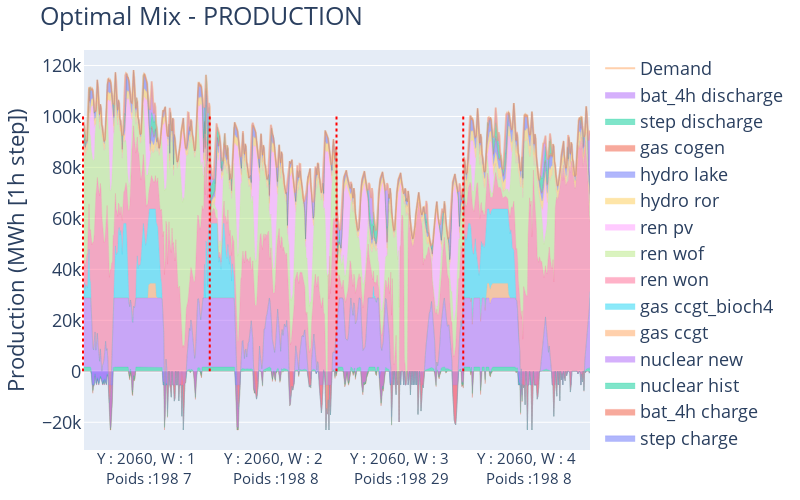
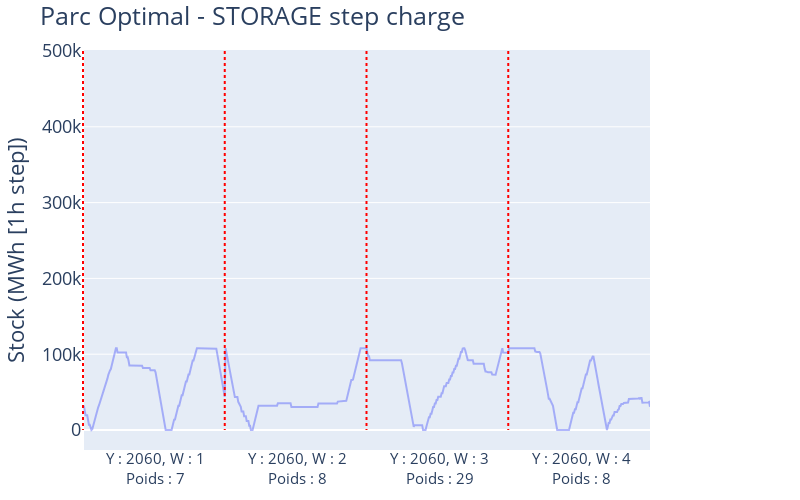
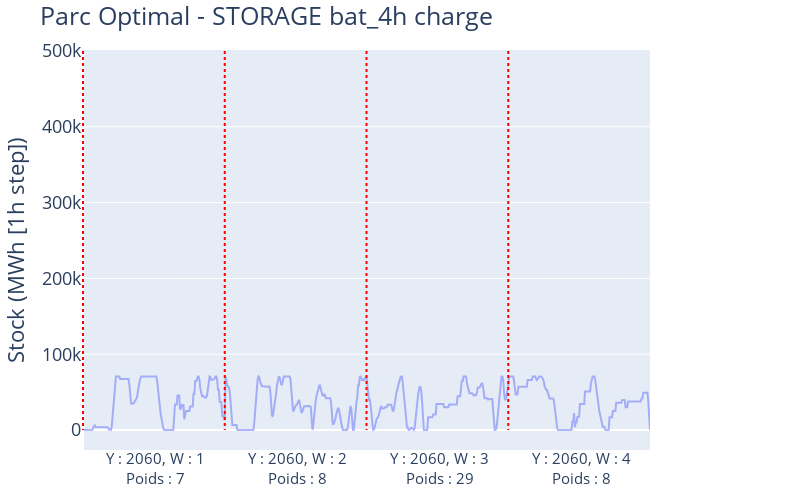
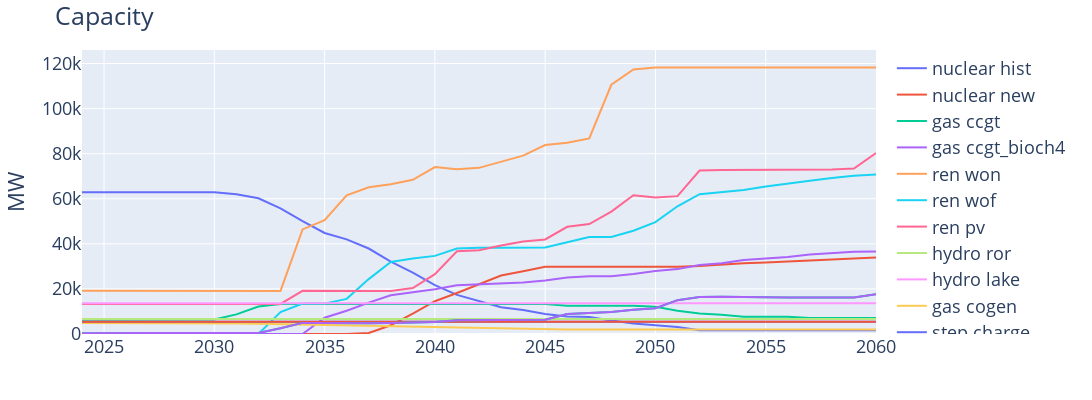

Notebook code cell kept with these figures, in order:
### Markdown cell above
# ==== 23. Plot Results ====
# Use legacy plotting module to generate HTML plots for production, stock, capacity, mix, and inv/dec/capa.

### Code cell
# Plot output figures
%run -i ../../src/func/plot_output.py
print('Result plots generated and saved to out/', name_simulation)

### Figure 1 — Plotly figure (JSON) as saved in the notebook; plotly's stock layout.template omitted (floating-point values rounded to 4 significant figures; data arrays with more than 128 entries replaced by an {"elided": "..."} marker saying what was removed)
{"data": [{"line": {"width": 0.2}, "name": "step charge", "stackgroup": "one", "type": "scatter", "x": {"elided": "672 int values"}, "y": {"elided": "672 float values"}}, {"line": {"width": 0.2}, "name": "bat_4h charge", "stackgroup": "one", "type": "scatter", "x": {"elided": "672 int values"}, "y": {"elided": "672 float values"}}, {"line": {"width": 0.2}, "name": "nuclear hist", "stackgroup": "one", "type": "scatter", "x": {"elided": "672 int values"}, "y": {"elided": "672 float values"}}, {"line": {"width": 0.2}, "name": "nuclear new", "stackgroup": "one", "type": "scatter", "x": {"elided": "672 int values"}, "y": {"elided": "672 float values"}}, {"line": {"width": 0.2}, "name": "gas ccgt", "stackgroup": "one", "type": "scatter", "x": {"elided": "672 int values"}, "y": {"elided": "672 float values"}}, {"line": {"width": 0.2}, "name": "gas ccgt_bioch4", "stackgroup": "one", "type": "scatter", "x": {"elided": "672 int values"}, "y": {"elided": "672 float values"}}, {"line": {"width": 0.2}, "name": "ren won", "stackgroup": "one", "type": "scatter", "x": {"elided": "672 int values"}, "y": {"elided": "672 float values"}}, {"line": {"width": 0.2}, "name": "ren wof", "stackgroup": "one", "type": "scatter", "x": {"elided": "672 int values"}, "y": {"elided": "672 float values"}}, {"line": {"width": 0.2}, "name": "ren pv", "stackgroup": "one", "type": "scatter", "x": {"elided": "672 int values"}, "y": {"elided": "672 float values"}}, {"line": {"width": 0.2}, "name": "hydro ror", "stackgroup": "one", "type": "scatter", "x": {"elided": "672 int values"}, "y": {"elided": "672 float values"}}, {"line": {"width": 0.2}, "name": "hydro lake", "stackgroup": "one", "type": "scatter", "x": {"elided": "672 int values"}, "y": {"elided": "672 float values"}}, {"line": {"width": 0.2}, "name": "gas cogen", "stackgroup": "one", "type": "scatter", "x": {"elided": "672 int values"}, "y": {"elided": "672 float values"}}, {"line": {"width": 0.2}, "name": "step discharge", "stackgroup": "one", "type": "scatter", "x": {"elided": "672 int values"}, "y": {"elided": "672 float values"}}, {"line": {"width": 0.2}, "name": "bat_4h discharge", "stackgroup": "one", "type": "scatter", "x": {"elided": "672 int values"}, "y": {"elided": "672 float values"}}, {"line": {"width": 2}, "mode": "lines", "name": "Demand", "opacity": 0.5, "type": "scatter", "x": {"elided": "672 int values"}, "y": {"elided": "672 float values"}}], "layout": {"annotations": [{"font": {"size": 15}, "showarrow": false, "text": "Y : 2060, W : 1<br> Poids :198 7", "x": 84, "xanchor": "center", "xref": "x", "y": -0.1, "yref": "paper"}, {"font": {"size": 15}, "showarrow": false, "text": "Y : 2060, W : 2<br> Poids :198 8", "x": 252, "xanchor": "center", "xref": "x", "y": -0.1, "yref": "paper"}, {"font": {"size": 15}, "showarrow": false, "text": "Y : 2060, W : 3<br> Poids :198 29", "x": 420, "xanchor": "center", "xref": "x", "y": -0.1, "yref": "paper"}, {"font": {"size": 15}, "showarrow": false, "text": "Y : 2060, W : 4<br> Poids :198 8", "x": 588, "xanchor": "center", "xref": "x", "y": -0.1, "yref": "paper"}], "font": {"size": 18}, "height": 500, "margin": {"b": 50, "l": 50, "r": 150, "t": 50}, "shapes": [{"line": {"color": "red", "dash": "dot", "width": 2}, "type": "line", "x0": 0, "x1": 0, "xref": "x", "y0": 100000, "y1": 0, "yref": "y"}, {"line": {"color": "red", "dash": "dot", "width": 2}, "type": "line", "x0": 168, "x1": 168, "xref": "x", "y0": 100000, "y1": 0, "yref": "y"}, {"line": {"color": "red", "dash": "dot", "width": 2}, "type": "line", "x0": 336, "x1": 336, "xref": "x", "y0": 100000, "y1": 0, "yref": "y"}, {"line": {"color": "red", "dash": "dot", "width": 2}, "type": "line", "x0": 504, "x1": 504, "xref": "x", "y0": 100000, "y1": 0, "yref": "y"}], "title": {"text": "Optimal Mix - PRODUCTION"}, "width": 800, "xaxis": {"showticklabels": false, "ticktext": [], "tickvals": [], "title": {}}, "yaxis": {"title": {"text": "Production (MWh [1h step])"}}}}

### Figure 2 — Plotly figure (JSON) as saved in the notebook; plotly's stock layout.template omitted (floating-point values rounded to 4 significant figures; data arrays with more than 128 entries replaced by an {"elided": "..."} marker saying what was removed)
{"data": [{"line": {"width": 2}, "mode": "lines", "name": "Stockage", "opacity": 0.5, "type": "scatter", "x": {"elided": "672 int values"}, "y": {"elided": "672 float values"}}], "layout": {"annotations": [{"font": {"size": 15}, "showarrow": false, "text": " Y : 2060, W : 1<br> Poids : 7", "x": 84, "xanchor": "center", "xref": "x", "y": -0.1, "yref": "paper"}, {"font": {"size": 15}, "showarrow": false, "text": " Y : 2060, W : 2<br> Poids : 8", "x": 252, "xanchor": "center", "xref": "x", "y": -0.1, "yref": "paper"}, {"font": {"size": 15}, "showarrow": false, "text": " Y : 2060, W : 3<br> Poids : 29", "x": 420, "xanchor": "center", "xref": "x", "y": -0.1, "yref": "paper"}, {"font": {"size": 15}, "showarrow": false, "text": " Y : 2060, W : 4<br> Poids : 8", "x": 588, "xanchor": "center", "xref": "x", "y": -0.1, "yref": "paper"}], "font": {"size": 18}, "height": 500, "margin": {"b": 50, "l": 50, "r": 150, "t": 50}, "shapes": [{"line": {"color": "red", "dash": "dot", "width": 2}, "type": "line", "x0": 0, "x1": 0, "xref": "x", "y0": 500000, "y1": 0, "yref": "y"}, {"line": {"color": "red", "dash": "dot", "width": 2}, "type": "line", "x0": 168, "x1": 168, "xref": "x", "y0": 500000, "y1": 0, "yref": "y"}, {"line": {"color": "red", "dash": "dot", "width": 2}, "type": "line", "x0": 336, "x1": 336, "xref": "x", "y0": 500000, "y1": 0, "yref": "y"}, {"line": {"color": "red", "dash": "dot", "width": 2}, "type": "line", "x0": 504, "x1": 504, "xref": "x", "y0": 500000, "y1": 0, "yref": "y"}], "title": {"text": "Parc Optimal - STORAGE step charge"}, "width": 800, "xaxis": {"showticklabels": false, "ticktext": [], "tickvals": [], "title": {}}, "yaxis": {"title": {"text": "Stock (MWh [1h step])"}}}}

### Figure 3 — Plotly figure (JSON) as saved in the notebook; plotly's stock layout.template omitted (floating-point values rounded to 4 significant figures; data arrays with more than 128 entries replaced by an {"elided": "..."} marker saying what was removed)
{"data": [{"line": {"width": 2}, "mode": "lines", "name": "Stockage", "opacity": 0.5, "type": "scatter", "x": {"elided": "672 int values"}, "y": {"elided": "672 float values"}}], "layout": {"annotations": [{"font": {"size": 15}, "showarrow": false, "text": " Y : 2060, W : 1<br> Poids : 7", "x": 84, "xanchor": "center", "xref": "x", "y": -0.1, "yref": "paper"}, {"font": {"size": 15}, "showarrow": false, "text": " Y : 2060, W : 2<br> Poids : 8", "x": 252, "xanchor": "center", "xref": "x", "y": -0.1, "yref": "paper"}, {"font": {"size": 15}, "showarrow": false, "text": " Y : 2060, W : 3<br> Poids : 29", "x": 420, "xanchor": "center", "xref": "x", "y": -0.1, "yref": "paper"}, {"font": {"size": 15}, "showarrow": false, "text": " Y : 2060, W : 4<br> Poids : 8", "x": 588, "xanchor": "center", "xref": "x", "y": -0.1, "yref": "paper"}], "font": {"size": 18}, "height": 500, "margin": {"b": 50, "l": 50, "r": 150, "t": 50}, "shapes": [{"line": {"color": "red", "dash": "dot", "width": 2}, "type": "line", "x0": 0, "x1": 0, "xref": "x", "y0": 500000, "y1": 0, "yref": "y"}, {"line": {"color": "red", "dash": "dot", "width": 2}, "type": "line", "x0": 168, "x1": 168, "xref": "x", "y0": 500000, "y1": 0, "yref": "y"}, {"line": {"color": "red", "dash": "dot", "width": 2}, "type": "line", "x0": 336, "x1": 336, "xref": "x", "y0": 500000, "y1": 0, "yref": "y"}, {"line": {"color": "red", "dash": "dot", "width": 2}, "type": "line", "x0": 504, "x1": 504, "xref": "x", "y0": 500000, "y1": 0, "yref": "y"}], "title": {"text": "Parc Optimal - STORAGE bat_4h charge"}, "width": 800, "xaxis": {"showticklabels": false, "ticktext": [], "tickvals": [], "title": {}}, "yaxis": {"title": {"text": "Stock (MWh [1h step])"}}}}

### Figure 4 — Plotly figure (JSON) as saved in the notebook; plotly's stock layout.template omitted (floating-point values rounded to 4 significant figures)
{"data": [{"line": {"width": 2}, "mode": "lines", "name": "nuclear hist", "type": "scatter", "x": [2023, 2024, 2025, 2026, 2027, 2028, 2029, 2030, 2031, 2032, 2033, 2034, 2035, 2036, 2037, 2038, 2039, 2040, 2041, 2042, 2043, 2044, 2045, 2046, 2047, 2048, 2049, 2050, 2051, 2052, 2053, 2054, 2055, 2056, 2057, 2058, 2059, 2060], "y": [61280, 62930, 62930, 62930, 62930, 62930, 62930, 62930, 62010.0, 60200.0, 55710.0, 50050.0, 44830.0, 41990.0, 37930.0, 32140.0, 27280.0, 21720.0, 17360.0, 14700.0, 11880.0, 10650.0, 8886.0, 7758.0, 7550, 5964.0, 4640, 3845.0, 3088.0, 1650, 1650, 1650, 1650, 1650, 1650, 1650, 1650, 1650]}, {"line": {"width": 2}, "mode": "lines", "name": "nuclear new", "type": "scatter", "x": [2022, 2023, 2024, 2025, 2026, 2027, 2028, 2029, 2030, 2031, 2032, 2033, 2034, 2035, 2036, 2037, 2038, 2039, 2040, 2041, 2042, 2043, 2044, 2045, 2046, 2047, 2048, 2049, 2050, 2051, 2052, 2053, 2054, 2055, 2056, 2057, 2058, 2059, 2060], "y": [0, 0, 0, 0, 0, 0, 0, 0, 0, 0, 0, 0, 0, 0, 0, 485.7, 3886.0, 9085.0, 14540.0, 18210.0, 22060.0, 25960.0, 27870.0, 29790.0, 29790.0, 29790.0, 29790.0, 29790.0, 29790.0, 29790.0, 30190.0, 30880.0, 31360.0, 31730.0, 32160.0, 32650.0, 33110.0, 33620.0, 33920.0]}, {"line": {"width": 2}, "mode": "lines", "name": "gas ccgt", "type": "scatter", "x": [2019, 2020, 2021, 2022, 2023, 2024, 2025, 2026, 2027, 2028, 2029, 2030, 2031, 2032, 2033, 2034, 2035, 2036, 2037, 2038, 2039, 2040, 2041, 2042, 2043, 2044, 2045, 2046, 2047, 2048, 2049, 2050, 2051, 2052, 2053, 2054, 2055, 2056, 2057, 2058, 2059, 2060], "y": [6196, 6196, 6196, 6196, 6196, 6196, 6196, 6196, 6196, 6196, 6196, 6393.0, 8712.0, 12150.0, 13300.0, 13300.0, 13300.0, 13300.0, 13300.0, 13300.0, 13300.0, 13300.0, 13300.0, 13300.0, 13300.0, 13300.0, 13300.0, 12510.0, 12510.0, 12510.0, 12510.0, 12090.0, 10320.0, 9047.0, 8582.0, 7704.0, 7704.0, 7704.0, 7099.0, 7099.0, 7099.0, 7099.0]}, {"line": {"width": 2}, "mode": "lines", "name": "gas ccgt_bioch4", "type": "scatter", "x": [2022, 2023, 2024, 2025, 2026, 2027, 2028, 2029, 2030, 2031, 2032, 2033, 2034, 2035, 2036, 2037, 2038, 2039, 2040, 2041, 2042, 2043, 2044, 2045, 2046, 2047, 2048, 2049, 2050, 2051, 2052, 2053, 2054, 2055, 2056, 2057, 2058, 2059, 2060], "y": [0, 0, 0, 0, 0, 0, 0, 0, 0, 0, 0, 0, 0, 7216.0, 10340.0, 13930.0, 17180.0, 18540.0, 19880.0, 21590.0, 21990.0, 22420.0, 22850.0, 23740.0, 25110.0, 25670.0, 25670.0, 26580.0, 27940.0, 28780.0, 30610.0, 31390.0, 32820.0, 33480.0, 34120.0, 35300.0, 35910.0, 36450.0, 36550.0]}, {"line": {"width": 2}, "mode": "lines", "name": "ren won", "type": "scatter", "x": [2009, 2010, 2011, 2012, 2013, 2014, 2015, 2016, 2017, 2018, 2019, 2020, 2021, 2022, 2023, 2024, 2025, 2026, 2027, 2028, 2029, 2030, 2031, 2032, 2033, 2034, 2035, 2036, 2037, 2038, 2039, 2040, 2041, 2042, 2043, 2044, 2045, 2046, 2047, 2048, 2049, 2050, 2051, 2052, 2053, 2054, 2055, 2056, 2057, 2058, 2059, 2060], "y": [3495, 4664, 5903, 6756, 7560, 8145, 9280, 10479, 11957, 13746, 15413, 16765, 18006, 19251, 19251, 19251, 19251, 19251, 19251, 19251, 19251, 19251, 19210, 19190, 19107, 46400.0, 50530.0, 61480.0, 65090.0, 66480.0, 68430.0, 74050.0, 73070.0, 73720.0, 76400.0, 79130.0, 83820.0, 84820.0, 86750.0, 110600.0, 117400.0, 118200.0, 118200.0, 118200.0, 118200.0, 118200.0, 118200.0, 118200.0, 118200.0, 118200.0, 118200.0, 118200.0]}, {"line": {"width": 2}, "mode": "lines", "name": "ren wof", "type": "scatter", "x": [2009, 2010, 2011, 2012, 2013, 2014, 2015, 2016, 2017, 2018, 2019, 2020, 2021, 2022, 2023, 2024, 2025, 2026, 2027, 2028, 2029, 2030, 2031, 2032, 2033, 2034, 2035, 2036, 2037, 2038, 2039, 2040, 2041, 2042, 2043, 2044, 2045, 2046, 2047, 2048, 2049, 2050, 2051, 2052, 2053, 2054, 2055, 2056, 2057, 2058, 2059, 2060], "y": [0, 0, 0, 0, 0, 0, 0, 0, 0, 4, 4, 4, 4, 4, 4, 4, 4, 4, 4, 4, 4, 4, 4, 4, 9738.0, 13480.0, 13480.0, 15590.0, 24350.0, 31970.0, 33470.0, 34660.0, 37890.0, 38240.0, 38240.0, 38240.0, 38430.0, 40710.0, 43050.0, 43050.0, 45820.0, 49640.0, 56650.0, 62030.0, 62860.0, 63890.0, 65490.0, 66900.0, 68010.0, 69260.0, 70250.0, 70720.0]}, {"line": {"width": 2}, "mode": "lines", "name": "ren pv", "type": "scatter", "x": [2009, 2010, 2011, 2012, 2013, 2014, 2015, 2016, 2017, 2018, 2019, 2020, 2021, 2022, 2023, 2024, 2025, 2026, 2027, 2028, 2029, 2030, 2031, 2032, 2033, 2034, 2035, 2036, 2037, 2038, 2039, 2040, 2041, 2042, 2043, 2044, 2045, 2046, 2047, 2048, 2049, 2050, 2051, 2052, 2053, 2054, 2055, 2056, 2057, 2058, 2059, 2060], "y": [70, 276, 1015, 2612, 3642, 4285, 5185, 6056, 6679, 7567, 8466, 9399, 10551, 13343, 13343, 13343, 13343, 13343, 13343, 13343, 13343, 13343, 13343, 13343, 13343, 19160.0, 19160.0, 19150.0, 19150.0, 19130.0, 20380.0, 26560.0, 36710.0, 37170.0, 39290.0, 41050.0, 41930.0, 47560.0, 48760.0, 54330.0, 61570.0, 60580.0, 61160.0, 72510.0, 72740.0, 72740.0, 72930.0, 72930.0, 72930.0, 72930.0, 73410.0, 80320.0]}, {"line": {"width": 2}, "mode": "lines", "name": "hydro ror", "type": "scatter", "x": [2023, 2024, 2025, 2026, 2027, 2028, 2029, 2030, 2031, 2032, 2033, 2034, 2035, 2036, 2037, 2038, 2039, 2040, 2041, 2042, 2043, 2044, 2045, 2046, 2047, 2048, 2049, 2050, 2051, 2052, 2053, 2054, 2055, 2056, 2057, 2058, 2059, 2060], "y": [6678, 6678, 6678, 6678, 6678, 6678, 6678, 6678, 6678, 6678, 6678, 6678, 6678, 6678, 6678, 6678, 6678, 6678, 6678, 6678, 6678, 6678, 6678, 6678, 6678, 6678, 6678, 6678, 6678, 6678, 6678, 6678, 6678, 6678, 6678, 6678, 6678, 6678]}, {"line": {"width": 2}, "mode": "lines", "name": "hydro lake", "type": "scatter", "x": [2023, 2024, 2025, 2026, 2027, 2028, 2029, 2030, 2031, 2032, 2033, 2034, 2035, 2036, 2037, 2038, 2039, 2040, 2041, 2042, 2043, 2044, 2045, 2046, 2047, 2048, 2049, 2050, 2051, 2052, 2053, 2054, 2055, 2056, 2057, 2058, 2059, 2060], "y": [13610, 13610, 13610, 13610, 13610, 13610, 13610, 13610, 13610, 13610, 13610, 13610, 13610, 13610, 13610, 13610, 13610, 13610, 13610, 13610, 13610, 13610, 13610, 13610, 13610, 13610, 13610, 13610, 13610, 13610, 13610, 13610, 13610, 13610, 13610, 13610, 13610, 13610]}, {"line": {"width": 2}, "mode": "lines", "name": "gas cogen", "type": "scatter", "x": [2023, 2024, 2025, 2026, 2027, 2028, 2029, 2030, 2031, 2032, 2033, 2034, 2035, 2036, 2037, 2038, 2039, 2040, 2041, 2042, 2043, 2044, 2045, 2046, 2047, 2048, 2049, 2050, 2051, 2052, 2053, 2054, 2055, 2056, 2057, 2058, 2059, 2060], "y": [4900, 4900, 4900, 4900, 4900, 4900, 4900, 4900, 4707.0, 4513.0, 4320, 4127.0, 3933.0, 3740, 3547.0, 3353.0, 3160, 2967.0, 2773.0, 2580, 2387.0, 2193.0, 2000, 2000, 2000, 2000, 2000, 2000, 2000, 2000, 2000, 2000, 2000, 2000, 2000, 2000, 2000, 2000]}, {"line": {"width": 2}, "mode": "lines", "name": "step charge", "type": "scatter", "x": [2023, 2024, 2025, 2026, 2027, 2028, 2029, 2030, 2031, 2032, 2033, 2034, 2035, 2036, 2037, 2038, 2039, 2040, 2041, 2042, 2043, 2044, 2045, 2046, 2047, 2048, 2049, 2050, 2051, 2052, 2053, 2054, 2055, 2056, 2057, 2058, 2059, 2060], "y": [5394, 5394, 5394, 5394, 5394, 5394, 5394, 5394, 5394, 5394, 5394, 5394, 5394, 5394, 5394, 5394, 5394, 5394, 5394, 5394, 5394, 5394, 5394, 5394, 5394, 5394, 5394, 5394, 5394, 5394, 5394, 5394, 5394, 5394, 5394, 5394, 5394, 5394]}, {"line": {"width": 2}, "mode": "lines", "name": "step discharge", "type": "scatter", "x": [2023, 2024, 2025, 2026, 2027, 2028, 2029, 2030, 2031, 2032, 2033, 2034, 2035, 2036, 2037, 2038, 2039, 2040, 2041, 2042, 2043, 2044, 2045, 2046, 2047, 2048, 2049, 2050, 2051, 2052, 2053, 2054, 2055, 2056, 2057, 2058, 2059, 2060], "y": [5394, 5394, 5394, 5394, 5394, 5394, 5394, 5394, 5394, 5394, 5394, 5394, 5394, 5394, 5394, 5394, 5394, 5394, 5394, 5394, 5394, 5394, 5394, 5394, 5394, 5394, 5394, 5394, 5394, 5394, 5394, 5394, 5394, 5394, 5394, 5394, 5394, 5394]}, {"line": {"width": 2}, "mode": "lines", "name": "bat_4h charge", "type": "scatter", "x": [2019, 2020, 2021, 2022, 2023, 2024, 2025, 2026, 2027, 2028, 2029, 2030, 2031, 2032, 2033, 2034, 2035, 2036, 2037, 2038, 2039, 2040, 2041, 2042, 2043, 2044, 2045, 2046, 2047, 2048, 2049, 2050, 2051, 2052, 2053, 2054, 2055, 2056, 2057, 2058, 2059, 2060], "y": [16.1, 83.4, 316, 490, 490, 490, 490, 490, 490, 490, 490, 490, 490, 490, 2540.0, 4927.0, 4860.0, 4627.0, 4716.0, 4881.0, 5055.0, 5373.0, 6058.0, 6204.0, 6291.0, 6372.0, 6372.0, 8840.0, 9143.0, 9745.0, 10740.0, 11470.0, 15010.0, 16450.0, 16570.0, 16560.0, 16340.0, 16180.0, 16150.0, 16070.0, 16190.0, 17640.0]}, {"line": {"width": 2}, "mode": "lines", "name": "bat_4h discharge", "type": "scatter", "x": [2019, 2020, 2021, 2022, 2023, 2024, 2025, 2026, 2027, 2028, 2029, 2030, 2031, 2032, 2033, 2034, 2035, 2036, 2037, 2038, 2039, 2040, 2041, 2042, 2043, 2044, 2045, 2046, 2047, 2048, 2049, 2050, 2051, 2052, 2053, 2054, 2055, 2056, 2057, 2058, 2059, 2060], "y": [16.1, 83.4, 316, 490, 490, 490, 490, 490, 490, 490, 490, 490, 490, 490, 2540.0, 4927.0, 4860.0, 4627.0, 4716.0, 4881.0, 5055.0, 5373.0, 6058.0, 6204.0, 6291.0, 6372.0, 6372.0, 8840.0, 9143.0, 9745.0, 10740.0, 11470.0, 15010.0, 16450.0, 16570.0, 16560.0, 16340.0, 16180.0, 16150.0, 16070.0, 16190.0, 17640.0]}], "layout": {"font": {"size": 18}, "height": 400, "margin": {"b": 30, "l": 50, "r": 150, "t": 50}, "shapes": [{"line": {"color": "Red", "dash": "dot", "width": 1}, "type": "line", "x0": 2022, "x1": 2022, "y0": 0, "y1": 60000}], "title": {"text": "Capacity"}, "width": 1200, "xaxis": {"range": [2024, 2060], "title": {"text": ""}}, "yaxis": {"range": [0, 126000], "title": {"text": "MW"}}}}
